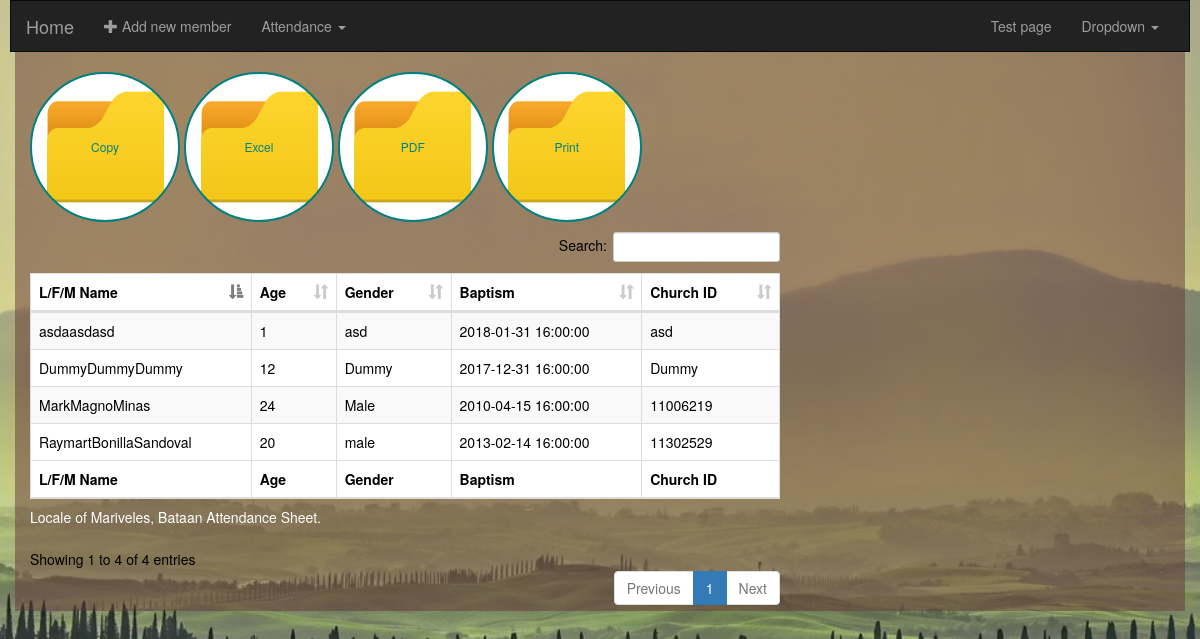
The page / (signed in) on the database its author committed.
### tables this page shows
CREATE TABLE `members` (
  `id` int(10) UNSIGNED NOT NULL,
  `firstName` varchar(191) NOT NULL,
  `middleName` varchar(191) NOT NULL,
  `lastName` varchar(191) NOT NULL,
  `date_of_birth` timestamp NULL DEFAULT NULL,
  `placeOfBirth` varchar(191) NOT NULL,
  `gender` varchar(191) NOT NULL,
  `language` varchar(191) NOT NULL,
  `civilStatus` varchar(191) NOT NULL,
  `age` int(11) NOT NULL,
  `job` varchar(191) NOT NULL,
  `skills` varchar(191) NOT NULL,
  `homeAddress` varchar(191) NOT NULL,
  `education` varchar(191) NOT NULL,
  `contactNumber` varchar(191) NOT NULL,
  `date_of_baptism` timestamp NULL DEFAULT NULL,
  `placeOfBaptism` varchar(191) NOT NULL,
  `baptizer` varchar(191) NOT NULL,
  `localeOf` varchar(191) NOT NULL,
  `churchGroup` varchar(191) NOT NULL,
  `churchId` varchar(191) NOT NULL,
  `chatsauce` varchar(191) NOT NULL,
  `email_optional` varchar(191) NOT NULL,
  `created_at` timestamp NULL DEFAULT CURRENT_TIMESTAMP,
  `updated_at` timestamp NULL DEFAULT CURRENT_TIMESTAMP
);

### dao/membersDAO.php (called while the page is built, shortened)
<?php
class membersDAO extends sqlDAO
{
	protected $db;
	public function __construct(DB $db)
	{
		$this->db = $db;
	}
	public function getRecord(String $table_name)
	{
		$sql = "SELECT * FROM ".$table_name;
		$result = $this->db->prepare($sql);
		$result->execute();
		return $result;
	}
}

### index.php (the view, shortened to what this page needs)
<?php require_once('configurations/connection.php');
	  require_once('dao/membersDAO.php');
$members = new membersDAO($db);
$result1 = $members->getRecord('members');
$result2 = $members->getRecord('members');?>
<!DOCTYPE html>
<html>
<head>
</head>
<?php require_once('layout/layout.php'); ?>
<link rel="stylesheet" type="text/css" href="DataTables/DataTables-1.10.16/css/dataTables.bootstrap.min.css">
<body>
	<div class="container">
	<?php require_once('layout/navigation.php') ?>
		<div class="row">
			<div class="col-md-8">
				<table id="example" class="table table-bordered	table-hover table-striped" class="display" style="width:100%">
			        <thead>
			            <tr>
			                <th>L/F/M Name</th>
			                <th>Age</th>
			                <th>Gender</th>
			                <th>Baptism</th>
			                <th>Church ID</th>
			            </tr>
			        </thead>
			        <tbody>
			        	<?php foreach ($result1 as $member): ?>
			        		<tr>
			        			<td><?= $member['firstName'].$member['lastName'].$member['middleName'] ?></td>
				        		<td><?= $member['age'] ?></td>
				        		<td><?= $member['gender'] ?></td>
				        		<td><?= $member['date_of_baptism'] ?></td>
				        		<td><?= $member['churchId'] ?></td>
			        		</tr>
			        	<?php endforeach ?>
			        </tbody>
			        <tfoot>
			            <tr>
			                <th>L/F/M Name</th>
			                <th>Age</th>
			                <th>Gender</th>
			                <th>Baptism</th>
			                <th>Church ID</th>
			            </tr>
			        </tfoot>
			    </table>
			</div>
		</div>
	</div>
</body>
</html>

### layout/layout.php (shortened to what this page needs)
<link rel="stylesheet" type="text/css" href="<?php $_SERVER['DOCUMENT_ROOT'] ?>/crafting-table/assets/bootstrap/css/bootstrap.min.css">

### layout/navigation.php (shortened to what this page needs)
<nav class="navbar navbar-inverse" style="border-radius: 0px; margin-left: -20px;margin-right: -20px;">
  <div class="container-fluid">
    <div class="navbar-header">
      <a class="navbar-brand" href="<?php $_SERVER['DOCUMENT_ROOT'] ?>/crafting-table/">Home</a>
    </div>
    <div class="collapse navbar-collapse" id="bs-example-navbar-collapse-1">
      <ul class="nav navbar-nav">
        <li><a href="<?php $_SERVER['DOCUMENT_ROOT'] ?>/crafting-table/pages/new-member.php"> <span class="glyphicon glyphicon-plus"></span> Add new member <span class="sr-only">(current)</span></a></li>
        <li class="dropdown">
          <a href="#" class="dropdown-toggle" data-toggle="dropdown" role="button" aria-haspopup="true" aria-expanded="false">Attendance <span class="caret"></span></a>
        </li>
      </ul>
      <ul class="nav navbar-nav navbar-right">
        <li><a href="<?php $_SERVER['DOCUMENT_ROOT'] ?>/crafting-table/sample.php">Test page</a></li>
        <li class="dropdown">
          <a href="#" class="dropdown-toggle" data-toggle="dropdown" role="button" aria-haspopup="true" aria-expanded="false">Dropdown <span class="caret"></span></a>
        </li>
      </ul>
    </div>
  </div>
</nav>

### rows shown on the page
members: firstName "Mark", lastName "Magno", middleName "Minas", age "24", gender "Male", date_of_baptism "2010-04-15 16:00:00", churchId "11006219"
members: firstName "Raymart", lastName "Bonilla", middleName "Sandoval", age "20", gender "male", date_of_baptism "2013-02-14 16:00:00", churchId "11302529"
members: firstName "asda", lastName "asd", middleName "asd", age "1", gender "asd", date_of_baptism "2018-01-31 16:00:00", churchId "asd"
members: firstName "Dummy", lastName "Dummy", middleName "Dummy", age "12", gender "Dummy", date_of_baptism "2017-12-31 16:00:00", churchId "Dummy"
